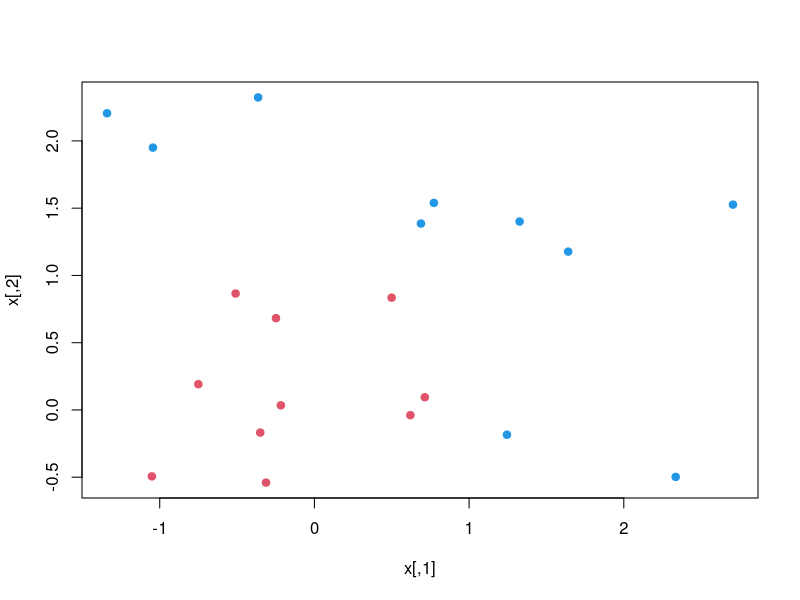
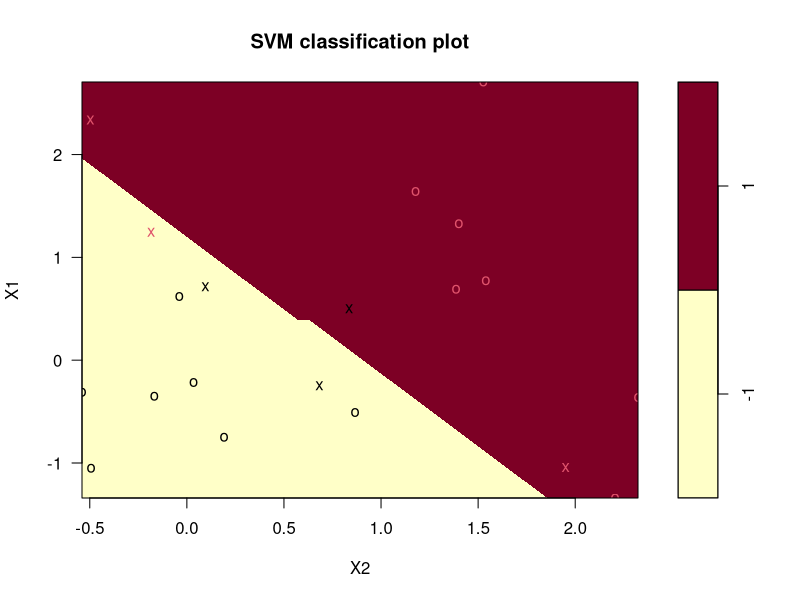
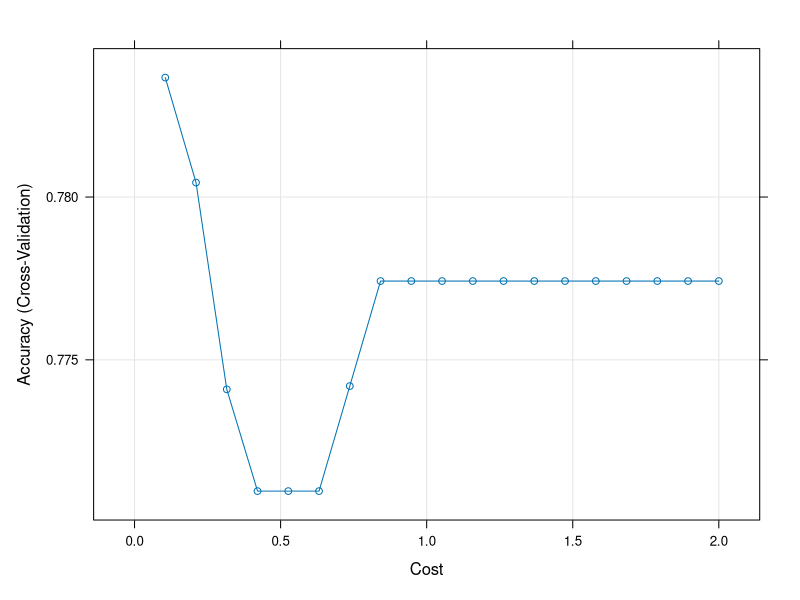

These charts were generated, in order, by the following R code:
## ---- chunk 1
v<-rnorm(500)
#v
mean(v)

rep(c(-1, 1),c(5,3))

## ---- chunk 2
set.seed(10111)
x = matrix(rnorm(40), 20, 2)
y = rep(c(-1, 1), c(10, 10))
x[y == 1,] = x[y == 1,] + 1
plot(x, col = y + 3, pch = 19)
## ---- chunk 3
library(e1071)
## ---- chunk 4
dat = data.frame(x, y = as.factor(y))

dat

svmfit = svm(y ~ ., data = dat, kernel = "linear", cost = 10, scale = FALSE)
print(svmfit)
## ---- chunk 5
plot(svmfit, dat)
## ---- chunk 6
library(tidyverse)
library(caret)
library(kernlab)
## ---- chunk 7
# Load the data
data("PimaIndiansDiabetes2", package = "mlbench")
pima.data <- na.omit(PimaIndiansDiabetes2)

# Split the data into training and test set
set.seed(123)

training.samples <- pima.data$diabetes %>%
  createDataPartition(p = 0.8, list = FALSE)

train.data  <- pima.data[training.samples, ]
test.data <- pima.data[-training.samples, ]
## ---- chunk 8
# Fit the model on the training set
set.seed(123)
model <- train(
  diabetes ~., data = train.data, method = "svmLinear",
  trControl = trainControl("cv", number = 10),
  preProcess = c("center","scale")
  )
# Make predictions on the test data
predicted.classes <- model %>% predict(test.data)
head(predicted.classes)
## ---- chunk 9
# Compute model accuracy rate
mean(predicted.classes == test.data$diabetes)
## ---- chunk 10
# Fit the model on the training set
set.seed(123)
model <- train(
  diabetes ~., data = train.data, method = "svmLinear",
  trControl = trainControl("cv", number = 10),
  tuneGrid = expand.grid(C = seq(0, 2, length = 20)),
  preProcess = c("center","scale")
  )
# Plot model accuracy vs different values of Cost
plot(model)
## ---- chunk 11
# Print the best tuning parameter C that
# maximizes model accuracy
model$bestTune
